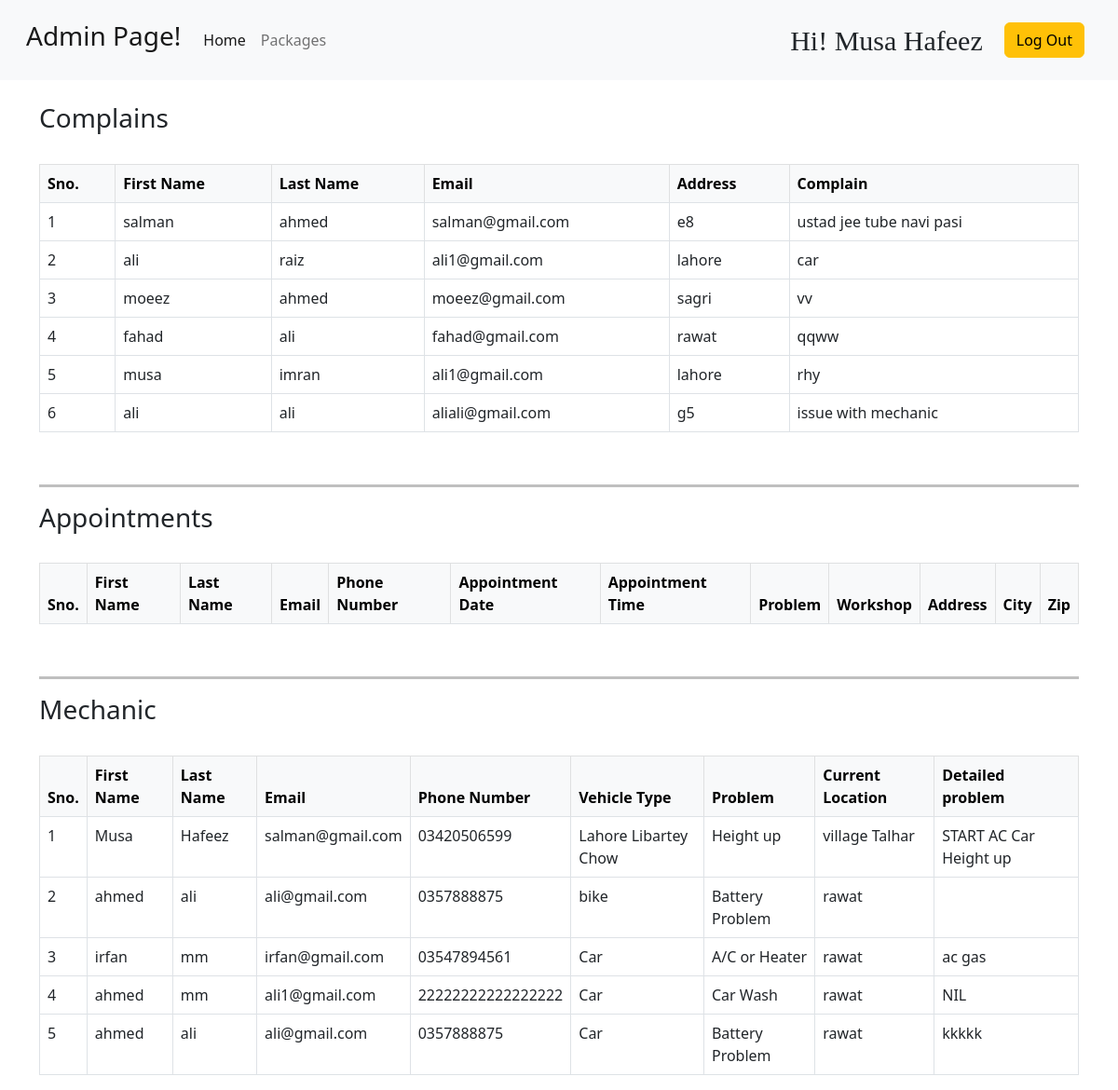
Screenshot of /admin.php (signed in) with the database file from the repository.
### tables this page shows
CREATE TABLE `complain` (
  `Sno` int(3) NOT NULL,
  `Fname` varchar(30) NOT NULL,
  `Lname` varchar(30) NOT NULL,
  `Email` varchar(30) NOT NULL,
  `Address` varchar(40) NOT NULL,
  `CompForm` varchar(80) NOT NULL,
  `Date/Time` datetime NOT NULL DEFAULT current_timestamp()
);

CREATE TABLE `machanic` (
  `Sno` int(2) NOT NULL,
  `Fname` varchar(30) NOT NULL,
  `Lname` varchar(30) NOT NULL,
  `Email` varchar(30) NOT NULL,
  `Pnumber` varchar(20) NOT NULL,
  `Choose a vehicle` varchar(20) NOT NULL,
  `Choose a Problem` varchar(20) NOT NULL,
  `Current Location` varchar(50) NOT NULL,
  `Problem Detail` varchar(80) NOT NULL,
  `Date/Time` datetime NOT NULL DEFAULT current_timestamp() ON UPDATE current_timestamp()
);

### AdminConnection.php (called while the page is built, shortened)
<?php
include_once('connection.php');
$complain = "SELECT * FROM complain";
$result_complain = mysqli_query($conn, $complain);
$mechanic = "SELECT * FROM machanic";
$result_mechanic = mysqli_query($conn, $mechanic);
?>

### admin.php (the view, shortened to what this page needs)
<?php
include_once('AdminConnection.php');
if(isset($_SESSION['logPassword'])){
?>
<!doctype html>
<html lang="en">
  <head>
    <link href="https://cdn.jsdelivr.net/npm/bootstrap@5.2.0-beta1/dist/css/bootstrap.min.css" rel="stylesheet">
	  <link href="font_Footer.css" rel="stylesheet" type="text/css">
  </head>
  <body>
	 <nav class="navbar navbar-expand-lg bg-light p-3 ">
  <div class="container-fluid">
    <div  class="navbar-brand" >
<h3> Admin Page!</h3>
	  </div>
    <div class="collapse navbar-collapse" id="navbarSupportedContent">
      <ul class="navbar-nav me-auto mb-2 mb-lg-0">
			  <li class="nav-item">
          <a class="nav-link active" href="admin.php">Home</a>
        </li>
		   <li class="nav-item">
          <a href="Admin packges display.php" class="nav-link ">Packages</a>
       		   </li>
      </ul>
<?php if ( isset( $_SESSION['fname'])){ ?>
		<div class="fname nav1" >Hi!&nbsp;<?php echo $_SESSION['fname'];?> &nbsp; </div>
		<?php } ?>
	<form action="session destroy.php" method="post">
      <button class="btn btn-warning m-2" type="submit" id="signout" name="signout">Log Out</button>
       </form>
    </div>
  </div>
</nav>
	  <div class="container">
	  <br>
	 <h3>Complains</h3>
  	<br>
		  <div class="table-responsive">
	<table class="table table-hover table-bordered">
      <tr>
		   <thead class="table-light">
      <th scope="col">Sno.</th>
      <th scope="col">First Name</th>
      <th scope="col">Last Name</th>
      <th scope="col">Email</th>
      <th scope="col">Address</th>
      <th scope="col">Complain</th>
			   </thead>
    </tr>
<?php $sno=0; while($row_complain = mysqli_fetch_assoc($result_complain)) { $sno = $sno +1 ;?>
    <tr>
      <td><?php echo $sno;?></td>
      <td><?php echo $row_complain['Fname'];?></td>
      <td><?php echo $row_complain['Lname'];?></td>
      <td><?php echo $row_complain['Email'];?></td>
      <td><?php echo $row_complain['Address'];?></td>
      <td><?php echo $row_complain['CompForm'];?></td>
    </tr>
<?php }
		 ?>
</table>
	</div>
	   <br>
		  <hr>
	 <h3>Appointments</h3>
	  <br>
		  <div class="table-responsive">
	<table class="table table-hover table-bordered ">
      <tr>
		   <thead class="table-light">
      <th scope="col">Sno.</th>
      <th scope="col">First Name</th>
      <th scope="col">Last Name</th>
      <th scope="col">Email</th>
      <th scope="col">Phone Number</th>
      <th scope="col">Appointment Date</th>
      <th scope="col">Appointment Time</th>
      <th scope="col">Problem</th>
      <th scope="col">Workshop</th>
      <th scope="col">Address</th>
      <th scope="col">City </th>
      <th scope="col">Zip </th>
			   </thead>
    </tr>
</table>
	</div>
	   <br>
		  <hr>
	 <h3>Mechanic </h3>
	  <br>
	    <div class="table-responsive">
	<table class="table table-hover table-bordered ">
      <tr>
		   <thead class="table-light">
      <th scope="col">Sno.</th>
      <th scope="col">First Name</th>
      <th scope="col">Last Name</th>
      <th scope="col">Email</th>
      <th scope="col">Phone Number</th>
      <th scope="col">Vehicle Type</th>
	  <th scope="col">Problem</th>
      <th scope="col">Current Location</th>
      <th scope="col">Detailed problem </th>
			   </thead>
    </tr>
<?php $sno=0;while($row_mechanic = mysqli_fetch_assoc($result_mechanic)) { $sno = $sno +1?>
    <tr>
      <td><?php echo $sno;?></td>
      <td><?php echo $row_mechanic['Fname'];?></td>
      <td><?php echo $row_mechanic['Lname'];?></td>
      <td><?php echo $row_mechanic['Email'];?></td>
      <td><?php echo $row_mechanic['Pnumber'];?></td>
      <td><?php echo $row_mechanic['Choose a vehicle'];?></td>
      <td><?php echo $row_mechanic['Choose a Problem'];?></td>
      <td><?php echo $row_mechanic['Current Location'];?></td>
      <td><?php echo $row_mechanic['Problem Detail'];?></td>
    </tr>
<?php } ?>
</table>
	</div>
	</div>
  </body>
</html>
<?php
	}
else{
	header("location: login.php");
}
?>

### admin.php (style rules this page uses)
hr { border-top: 3px solid black; }

### rows the page displays
complain: Fname "salman", Lname "ahmed", Email "salman@gmail.com", Address "e8", CompForm "ustad jee tube navi pasi"
complain: Fname "ali", Lname "raiz", Email "ali1@gmail.com", Address "lahore", CompForm "car"
complain: Fname "moeez", Lname "ahmed", Email "moeez@gmail.com", Address "sagri", CompForm "vv"
complain: Fname "fahad", Lname "ali", Email "fahad@gmail.com", Address "rawat", CompForm "qqww"
complain: Fname "musa", Lname "imran", Email "ali1@gmail.com", Address "lahore", CompForm "rhy"
complain: Fname "ali", Lname "ali", Email "aliali@gmail.com", Address "g5", CompForm "issue with mechanic"
machanic: Fname "Musa", Lname "Hafeez", Email "salman@gmail.com", Pnumber "03420506599", Choose a vehicle "Lahore Libartey Chow", Choose a Problem "Height up", Current Location "village Talhar", Problem Detail "START AC Car Height up"
machanic: Fname "ahmed", Lname "ali", Email "ali@gmail.com", Pnumber "0357888875", Choose a vehicle "bike", Choose a Problem "Battery Problem", Current Location "rawat"
machanic: Fname "irfan", Lname "mm", Email "irfan@gmail.com", Pnumber "03547894561", Choose a vehicle "Car", Choose a Problem "A/C or Heater", Current Location "rawat", Problem Detail "ac gas"
machanic: Fname "ahmed", Lname "mm", Email "ali1@gmail.com", Pnumber "22222222222222222", Choose a vehicle "Car", Choose a Problem "Car Wash", Current Location "rawat", Problem Detail "NIL"
machanic: Fname "ahmed", Lname "ali", Email "ali@gmail.com", Pnumber "0357888875", Choose a vehicle "Car", Choose a Problem "Battery Problem", Current Location "rawat", Problem Detail "kkkkk"

### other values shown
$_SESSION['fname'] "Musa Hafeez"
